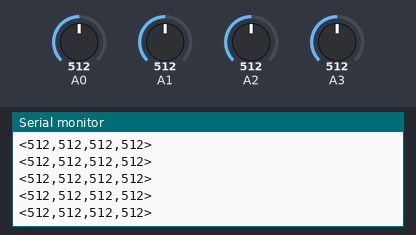
A sketch run on a simulated Arduino Uno, built with avr-gcc and run on an emulated ATmega328P. Shown: the last lines printed to the serial monitor. The inputs (shaded band) are chosen by the test bench; at power-on: A0 = 512, A1 = 512, A2 = 512, A3 = 512.

Above: at 1.2 s.
1.3 s: A0 set to 109
At 1.34 s:
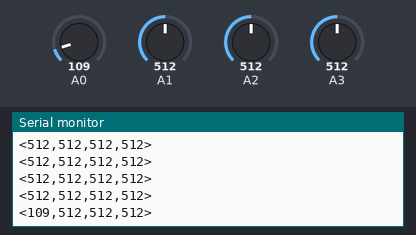
4.3 s: A0 set to 92
At 4.31 s:
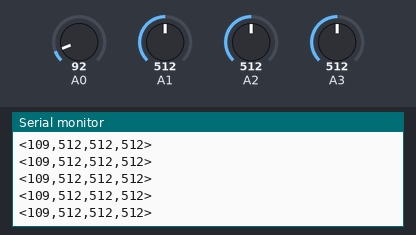
5.8 s: A1 set to 107
At 5.84 s:
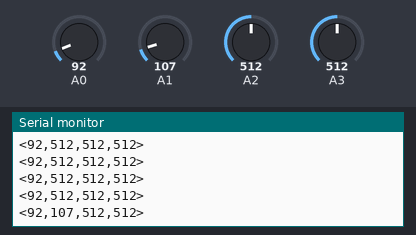
8.8 s: A1 set to 92
At 8.8 s:
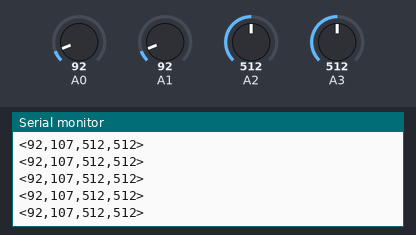
Timing chart, 0 to 11.8 s (numbered marks = the images above; inputs shaded):
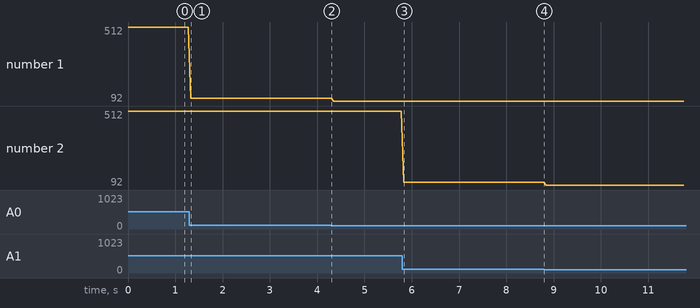

The sketch:

controle_volume_arduino.ino
```cpp
void setup() {
    Serial.begin(9600);  // Inicializa a comunicação serial
}

void loop() {
    // Lê os valores dos potenciômetros (0 a 1023)
    int volumeMaster = analogRead(A0);
    int volumeApp1 = analogRead(A1);
    int volumeApp2 = analogRead(A2);
    int volumeApp3 = analogRead(A3);

    // Envia os dados formatados corretamente: <VAL1,VAL2,VAL3,VAL4>
    Serial.print("<");
    Serial.print(volumeMaster);
    Serial.print(",");
    Serial.print(volumeApp1);
    Serial.print(",");
    Serial.print(volumeApp2);
    Serial.print(",");
    Serial.print(volumeApp3);
    Serial.println(">");  // Fecha o pacote de dados

    delay(50);  // Evita sobrecarga na porta serial
}
```

Measured:
- after the input at 1.3 s, the serial monitor: prints a new line at once (image 1)
- after the input at 5.8 s, the serial monitor: prints a new line at once (image 3)
- plotted number 1: 512 → 109 after the input at 1.3 s, 109 → 92 after the input at 4.3 s
- plotted number 2: 512 → 107 after the input at 5.8 s
